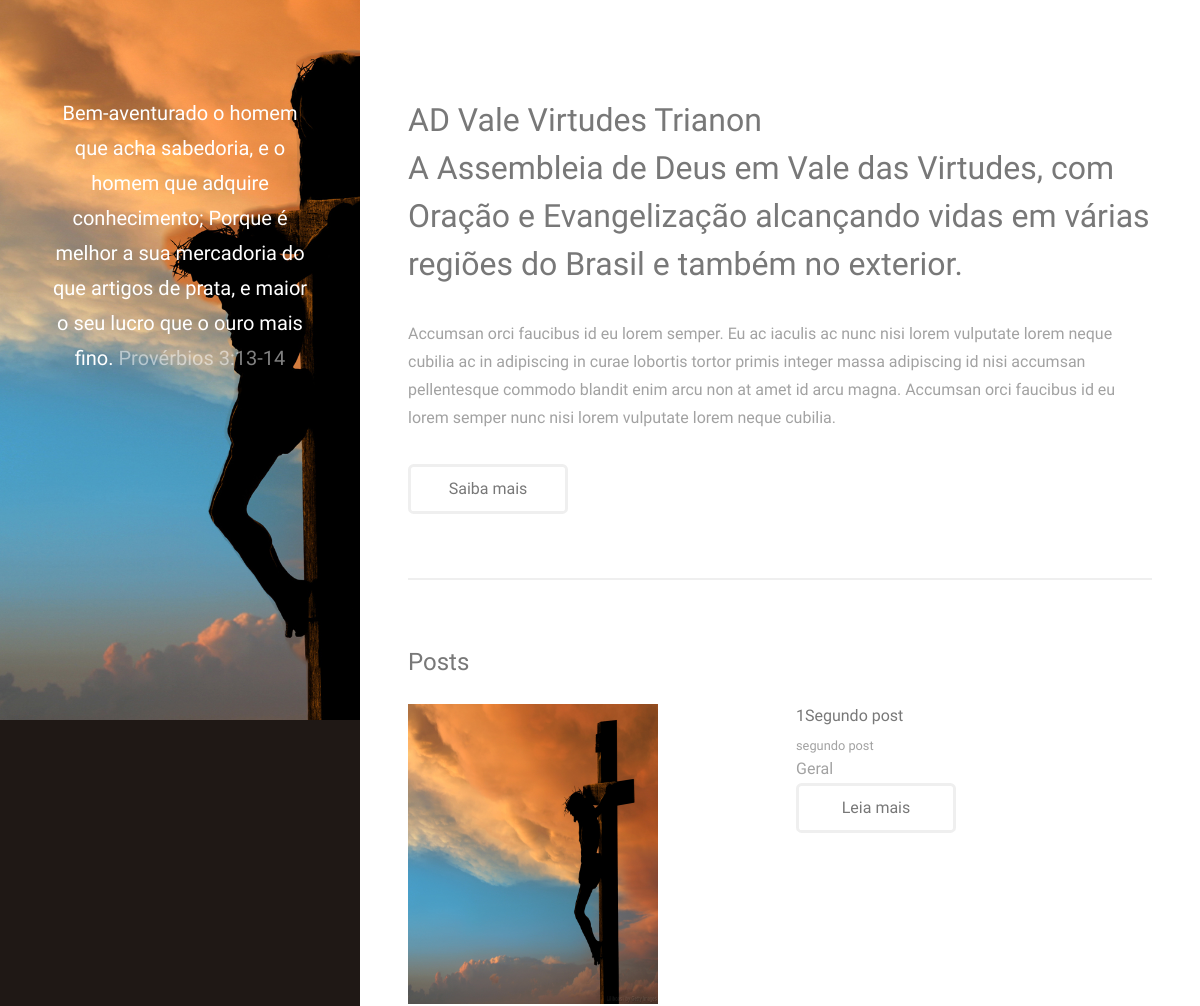
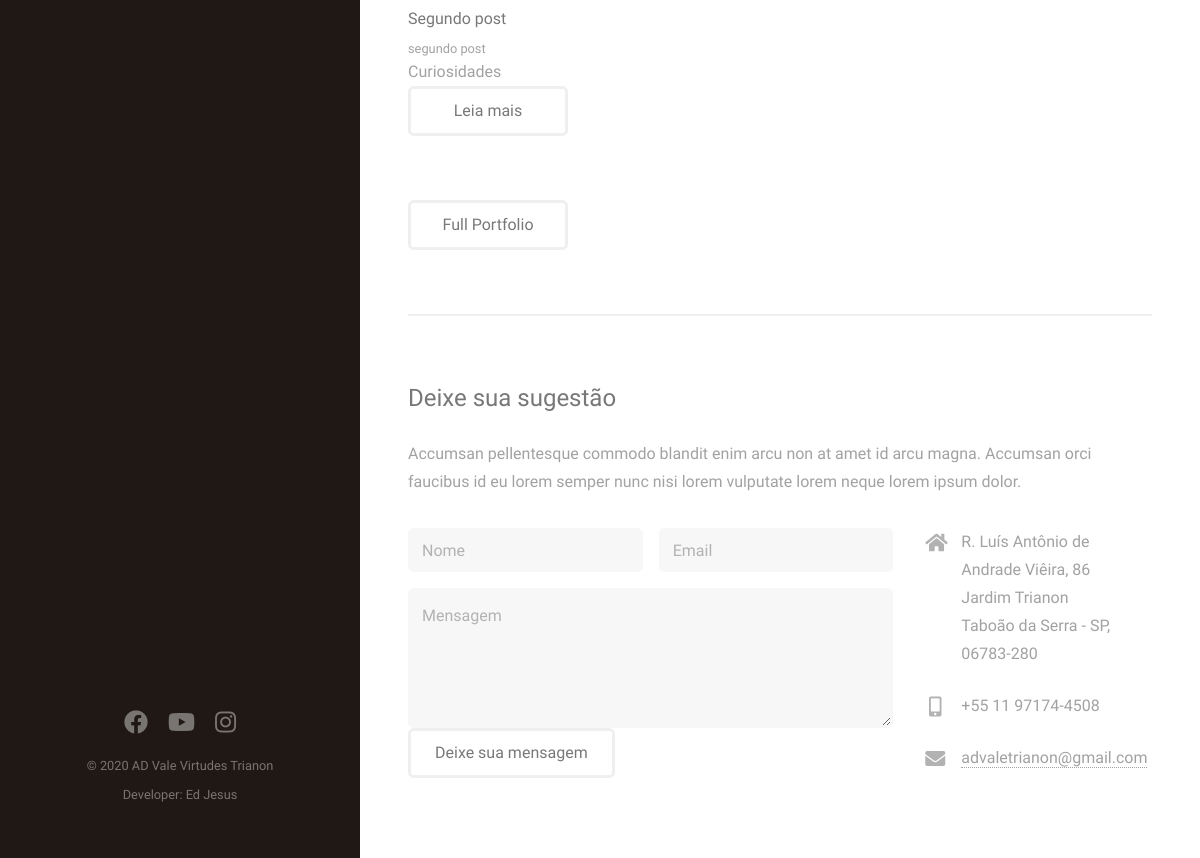
Before: / with the older database file (2 pictures, top to bottom).
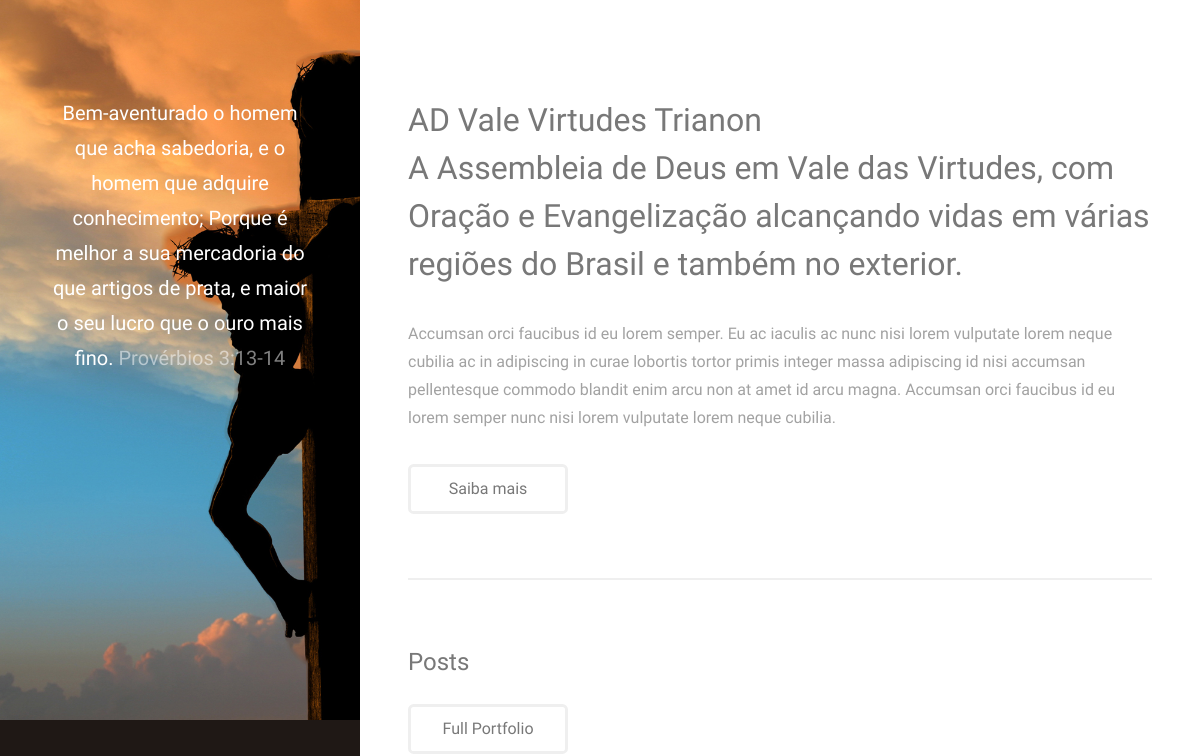
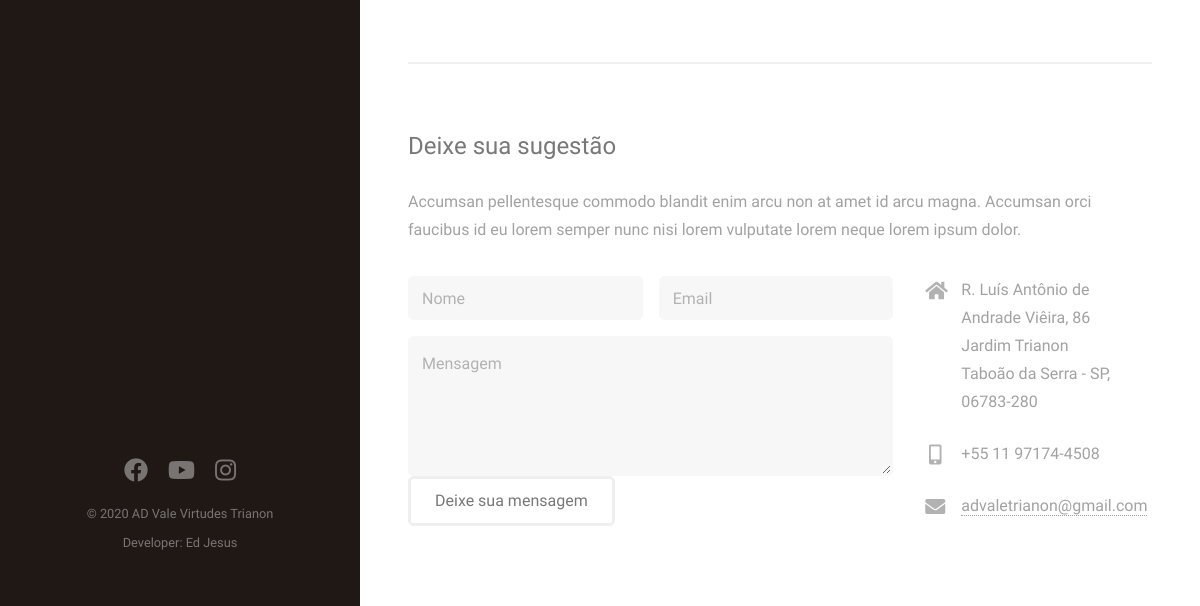
After: the same page with the newer database file (2 pictures, top to bottom).
### website/models.py (models this page shows, shortened)
class Post(models.Model):
    titulo = RichTextField()
    sub_titulo = models.CharField(max_length=200)
    conteudo = RichTextUploadingField()
    categorias = models.CharField(
        max_length=4,
        choices=Categorias.choices,
        default=Categorias.GR,
    )
    imagem = models.ImageField(upload_to='posts', null=True, blank=True)
    def get_categoty_label(self):
        return self.get_categorias_display()

### website/views.py (the view)
# urls.py: path('', hello_blog, name='home_blog'),
def hello_blog(request):
    lista = [
        'Django', 'Python', 'Git', 'Html',
        'Banco de dados', 'Admin', 'Java', 'C++',
        'C#'
    ]
    list_posts = Post.objects.all()
    data = {
        'name': 'Django 3',
        'lista_tecnologias': lista,
        'posts': list_posts}
    return render(request, 'index.html', data)

### website/templates/index.html (shortened to what this page needs)
{% load static %}
<!DOCTYPE HTML>
<html>
	<head>
		<link rel="stylesheet" href="{% static 'assets/css/main.css' %}" />
	</head>
	<body class="is-preload">
			<header id="header">
				<div class="inner">
					<h1><strong>Bem-aventurado o homem que acha sabedoria, e o homem que adquire conhecimento;
						Porque é melhor a sua mercadoria do que artigos de prata, e maior o seu lucro que o ouro mais fino.</strong>
						<q>
							Provérbios 3:13-14
						</q>
					</h1>
				</div>
			</header>
			<div id="main">
					<section id="one">
						<header class="major">
							<h2>AD Vale Virtudes Trianon<br />
                                A Assembleia de Deus em Vale das Virtudes, com Oração e Evangelização alcançando vidas em várias regiões do Brasil e também no exterior.</h2>
						</header>
						<p>Accumsan orci faucibus id eu lorem semper. Eu ac iaculis ac nunc nisi lorem vulputate lorem neque cubilia ac in adipiscing in curae lobortis tortor primis integer massa adipiscing id nisi accumsan pellentesque commodo blandit enim arcu non at amet id arcu magna. Accumsan orci faucibus id eu lorem semper nunc nisi lorem vulputate lorem neque cubilia.</p>
						<ul class="actions">
							<li><a href="#" class="button">Saiba mais</a></li>
						</ul>
					</section>
				<section id="two">
					<h2>Posts</h2>
					<div class="row">
						{% for post in posts %}
							<article class="col-6 col-12-xsmall work-item">
								{% if post.imagem %}
									<img src="{{ post.imagem.url }}" alt="" width="250px" height="300px"/>
								{% endif %}
								<h3>{{ post.titulo|safe }}</h3>
								<p>{{ post.sub_titulo }}</p>
								<span>{{ post.get_categoty_label }}</span>
								<ul class="actions">
									<li><a href="{% url 'post_detail' post.id %}" class="button">Leia mais</a></li>
								</ul>
							</article>
						{% endfor %}
					</div>
					<ul class="actions">
						<li><a href="#" class="button">Full Portfolio</a></li>
					</ul>
				</section>
					<section id="three">
						<h2>Deixe sua sugestão</h2>
						<p>Accumsan pellentesque commodo blandit enim arcu non at amet id arcu magna. Accumsan orci faucibus id eu lorem semper nunc nisi lorem vulputate lorem neque lorem ipsum dolor.</p>
						<div class="row">
							<div class="col-8 col-12-small">
								<form method="post" action="{% url 'save_form' %}">
									<div class="row gtr-uniform gtr-50">
										<div class="col-6 col-12-xsmall"><input type="text" name="name" id="name" placeholder="Nome" /></div>
										<div class="col-6 col-12-xsmall"><input type="email" name="email" id="email" placeholder="Email" /></div>
										<div class="col-12"><textarea name="message" id="message" placeholder="Mensagem" rows="4"></textarea></div>
									</div>
									<input type="submit" value="Deixe sua mensagem" />
								</form>
							</div>
							<div class="col-4 col-12-small">
								<ul class="labeled-icons">
									<li>
										<h3 class="icon solid fa-home"><span class="label">Endereço</span></h3>
										R. Luís Antônio de Andrade Viêira, 86<br />
										Jardim Trianon<br />
										Taboão da Serra - SP, 06783-280
									</li>
									<li>
										<h3 class="icon solid fa-mobile-alt"><span class="label">Telefone</span></h3>
										+55 11 97174-4508
									</li>
									<li>
										<h3 class="icon solid fa-envelope"><span class="label">Email</span></h3>
										<a href="#">advaletrianon@gmail.com</a>
									</li>
								</ul>
							</div>
						</div>
					</section>
			</div>
			<footer id="footer">
				<div class="inner">
					<ul class="icons">
						<li><a href="#" class="icon brands fa-facebook"><span class="label">Facebook</span></a></li>
						<li><a href="#" class="icon brands fa-youtube"><span class="label">Youtube</span></a></li>
						<li><a href="#" class="icon brands fa-instagram"><span class="label">Instagram</span></a></li>
					</ul>
					<ul class="copyright">
						<li>&copy; 2020  AD Vale Virtudes Trianon</li><li>Developer: Ed Jesus</a></li>
					</ul>
				</div>
			</footer>
	</body>
</html>

Changed rows visible on the page:
removed Post: imagem (picture), titulo "Segundo post", sub_titulo "segundo post", get_categoty_label "Curiosidades"
removed Post: titulo "1Segundo post", sub_titulo "segundo post", get_categoty_label "Geral"
